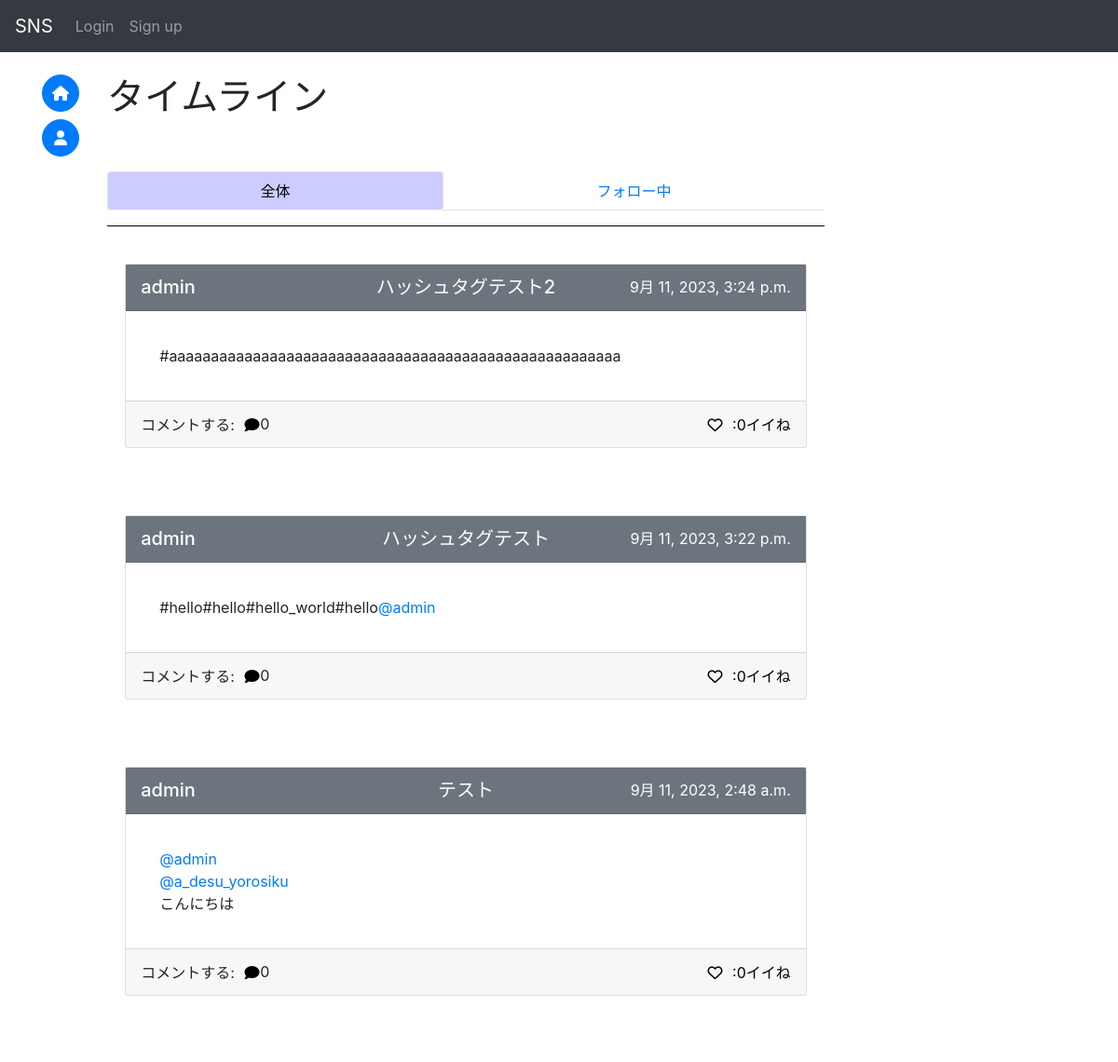
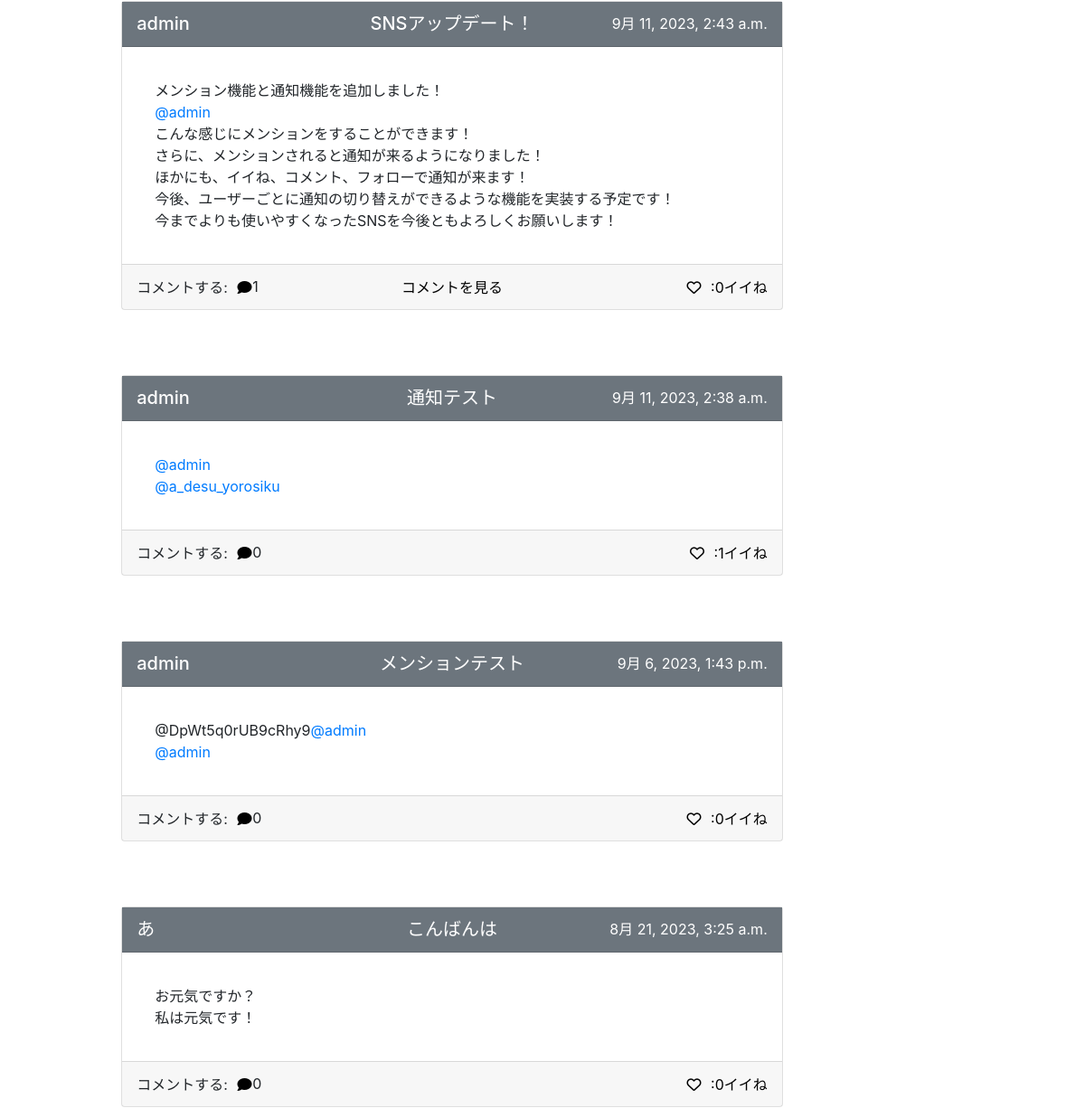
Page /sns/ (upper part) on the earlier database version (2 pictures, top to bottom).
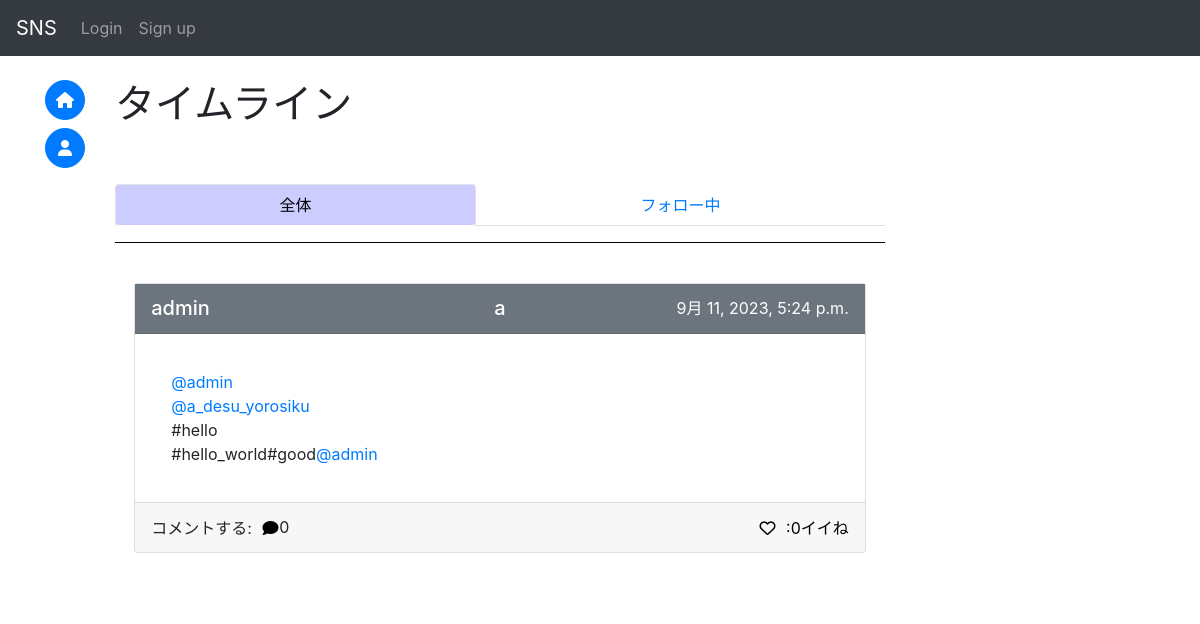
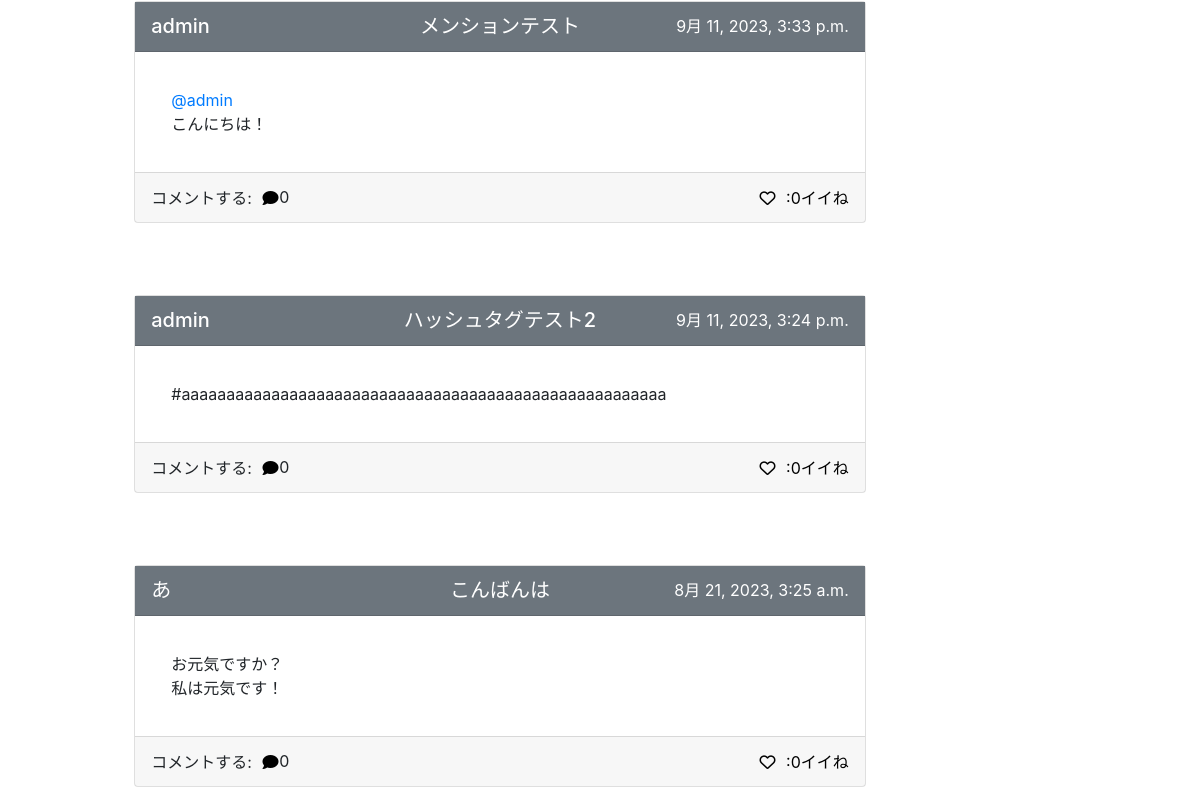
Same page on the later database version (2 pictures, top to bottom).
### sns/models.py (models this page shows, shortened)
class Post(models.Model):
    id = models.UUIDField(primary_key=True, default=uuid.uuid4, editable=False)
    title = models.CharField(max_length=50, null=True)
    detail = models.TextField(max_length=255)
    author = models.ForeignKey(
        get_user_model(),
        on_delete=models.CASCADE,
        related_name="author"
    )
    created_at = models.DateTimeField(auto_now_add=True)
    good_num = models.IntegerField(default=0)
    mode = models.IntegerField(default=0)#0:通常の投稿 1:コメント
    parent_post = models.ForeignKey(
        "Post",
        on_delete=models.CASCADE,
        null=True,
        blank=True,
    )
    mention = models.ManyToManyField(
        get_user_model(),
        related_name="mention",
        blank=True
    )

### accounts/models.py (models this page shows, shortened)
class CustomUser(AbstractBaseUser, PermissionsMixin):
    id = models.UUIDField(primary_key=True, default=uuid.uuid4, editable=False)
    email = models.EmailField(_("email address"), unique=True, null=True)
    is_staff = models.BooleanField(
        _("staff status"),
        default=False,
        help_text=_("Designates whether the user can log into this admin site."),
    )
    username = models.CharField(_("username"), max_length=50)
    usertag = models.CharField(_("usertag"), max_length=16, unique=True, null=True)
    created_at = models.DateTimeField(auto_now_add=True)
    mentioned = models.ManyToManyField(
        "sns.Post",
        blank=True,
        related_name="mentioned"
    )
    objects = CustomUserManager()
    EMAIL_FIELD = "email"
    USERNAME_FIELD = "email"
    REQUIRED_FIELDS = ["username", "usertag"]
    class Meta:
        verbose_name = _("user")
        verbose_name_plural = _("users")
    def __str__(self):
        return self.username

### sns/views.py (the view, shortened to what this page needs)
# urls.py: path("", views.IndexView.as_view(), name="index"),
class IndexView(generic.ListView):
    queryset = Post.objects.filter(mode=0)
    def get_context_data(self, *args, **kwargs: Any):
        context = super().get_context_data(*args, **kwargs)
        post = Post.objects.filter(mode=0)
        lib.list_comment(context, post)
        if self.request.user.is_anonymous:
            return context

### mysns/lib.py (called while the page is built)
def comment_num_count(now, com_num, count=0):
    ans = 0
    for n in now.post_set.all():
        ans += comment_num_count(n, com_num, count)
    com_num[now.id] = ans
    return ans + 1

def list_comment(context, post):
    comment_num = {} #各投稿に対するコメント数
    top_comment = {} #各投稿に対するコメント
    for p in post:
        comment_num_count(p, comment_num)
        try:
            top_comment[p.id] = p.post_set.all()
        except Exception:
            top_comment[p.id] = []
    context["comment_num"] = comment_num
    context["top_comment"] = top_comment

### sns/templatetags/custom_filter.py (called while the page is built)
@register.filter
def get_value(d, k):
    if k in d:
        return d[k]
    return None

### sns/templates/sns/post_list.html (shortened to what this page needs)
{% extends 'base.html' %}
{% block content %}
{% load custom_filter %}
<h1>タイムライン</h1><br>
<div class="row-1" style="position: sticky;top: 55px;z-index:2;background-color:#fff;">
    <br>
    <ul class="nav nav-tabs nav-fill nav-pills" role="tablist">
        <li class="nav-item tab-hov">
            <a class="nav-link active" id="item1-tab" data-toggle="tab" href="#item1" role="tab" aria-controls="item1" aria-selected="true">全体</a>
        </li>
        <li class="nav-item tab-hov">
            <a class="nav-link" id="item2-tab" data-toggle="tab" href="#item2" role="tab" aria-controls="item2" aria-selected="false">フォロー中</a>
        </li>
    </ul>
    <hr size="10" width="100%" color="black">
    <br>
</div>
<div class="tab-content">
    <div class="tab-pane fade show active" id="item1" role="tabpanel" aria-labelledby="item1-tab">
        {% with posts_include=object_list good_mode="1" othergood='12'%}
            {% include 'post_list_include.html' %}
        {% endwith %}
    </div>
</div>
<br>
<br>
<br>
{% endblock %}

### templates/post_card_include.html (shortened to what this page needs)
{% load custom_filter %}
<div class="card w-150px mx-auto clearfix" style="position:relative;">
    <a href="{% url 'sns:post' postcard.pk %}" style="position:absolute;inset:0;">
        <div class="card-header bg-secondary h-50px clearfix" style="display:flex; justify-content:center;postition:relative;">
            <h5 style="position:absolute; left:1rem;">
                <a href="{% url 'accounts:user' postcard.author.id %}" class="on-a title-link">
                    {{ postcard.author }}
                </a>
            </h5>
            <h5 style="text-align:center; display:table-cell;">
                <a href="{% url 'sns:post' postcard.id %}" class="on-a title-link">
                    {% if postcard.mode != 1 %}
                        {{ postcard.title | truncatechars:20 }}
                    {% endif %}
                </a>
            </h5>
            <p style="position:absolute; right:1rem; color:white">
                {{ postcard.created_at }}
            </p>
        </div>
        <div class="card-body detail clearfix">
            <p class="card-text">
                <div class="on-a">
                    {{ postcard|mention|linebreaks }}
                </div>
            </p>
        </div>
        <div class="card-footer h-50px text-right clearfix" style="display:flex;justify-content:center;postition:relative;">
            <div style="display:inline">
                <p style="position:absolute;left:1rem;">
                    コメントする:
                    <button onClick="clearText('{{ postcard.id }}')" class="good on-a">
                        <i class="fa-solid fa-comment"></i>
                    </button>
                    <div id="comment_num_{{ postcard.id }}" style="position:absolute;left:9rem;">
                        {{ comment_num|get_value:postcard.id }}
                    </div>
                </p>
            </div>
            <div>
            {% with num=comment_num|get_value:postcard.id %}
            {% if num > 0 %}
                <button onClick="openComment('{{ postcard.id }}_{{ good_mode }}')" class="good on-a">
                    コメントを見る
                </button>
            {% endif %}
            {% endwith %}
            </div>
            <div style="position:absolute;right:1rem;">
                {% if user.is_anonymous %}
                    <button onClick="location.href='{% url 'sns:good' postcard.id 1 %}'" class="good on-a">
                        <i class="fa-regular fa-heart"></i>
                    </button>
                {% endif %}
                <a href="{% url 'sns:good_user' postcard.id %}" class="notlink on-a">
                    <div id="num_{{ postcard.id }}_{{ good_mode }}" style="display:inline;size:4;">:{{ postcard.good_num }}イイね</div>
                </a>
            </div>
        </div>
    </a>
</div>

Differences in the rows shown:
removed Post: author "admin", title "ハッシュタグテスト", created_at "9月 11, 2023, 3:22 p.m.", detail.usertag "#hello#hello#hello_world#hello @admin", id "0", good_num "0"
removed Post: author "admin", title "テスト", created_at "9月 11, 2023, 2:48 a.m.", detail.usertag "@admin @a_desu_yorosiku こんにちは", id "0", good_num "0"
removed Post: author "admin", title "SNSアップデート！", created_at "9月 11, 2023, 2:43 a.m.", detail.usertag "メンション機能と通知機能を追加しました！ @admin こんな感じにメンションをすることができます！ さらに、メンションされると通知が来るようになりました！ ほかにも、イイね、コメント、フォローで通知が来ます！ 今後、ユーザーごとに通知の切り替えができるような機能を実装する予定です！ 今までよりも使いやすくなったSNSを今後ともよろしくお願いします！", id "1", good_num "0"
removed Post: author "admin", title "通知テスト", created_at "9月 11, 2023, 2:38 a.m.", detail.usertag "@admin @a_desu_yorosiku", id "0", good_num "1"
removed Post: author "admin", title "メンションテスト", created_at "9月 6, 2023, 1:43 p.m.", detail.usertag "@DpWt5q0rUB9cRhy9 @admin @admin", id "0", good_num "0"
added Post: author "admin", title "a", created_at "9月 11, 2023, 5:24 p.m.", detail.usertag "@admin @a_desu_yorosiku #hello #hello_world#good @admin", id "0", good_num "0"
added Post: author "admin", title "メンションテスト", created_at "9月 11, 2023, 3:33 p.m.", detail.usertag "@admin こんにちは！", id "0", good_num "0"
